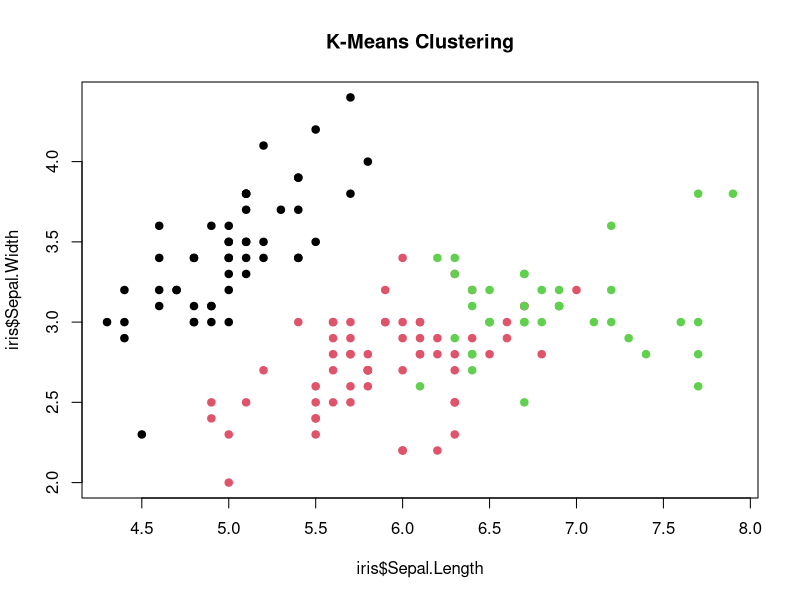

Write the R code that produced this figure.
data(iris)
set.seed(123)
kmeans_model <- kmeans(iris[, -5], centers = 3)
plot(iris$Sepal.Length, iris$Sepal.Width, col = kmeans_model$cluster,
     pch = 19, 
     main = "K-Means Clustering")
